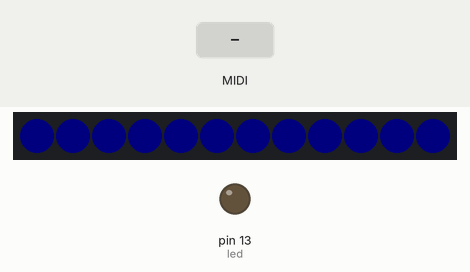
This sketch was run on a simulated Arduino Mega 2560, built with avr-gcc and run on an emulated ATmega2560. On the bench: 12 RGB LEDs in strip order, left to right, output pins drawn as LEDs (lit = HIGH). The test bench sets the inputs (shaded band). Dim RGB values are drawn brighter than linear; MIDI output is not drawn; random numbers use the default seed unless the sketch sets one.

Above: at 1.8 s.
3.9 s: MIDI note 36 received
At 4.8 s:
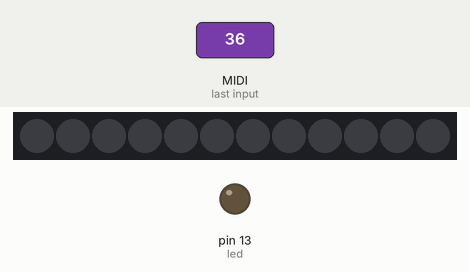
5.5 s: MIDI note 60 received
At 5.9 s:
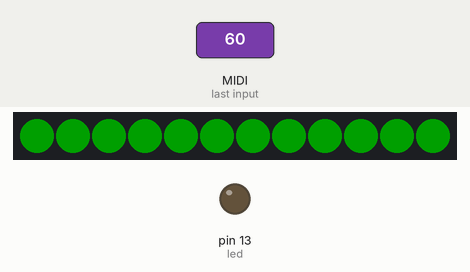
7.0 s: MIDI note 48 received
At 8.4 s:
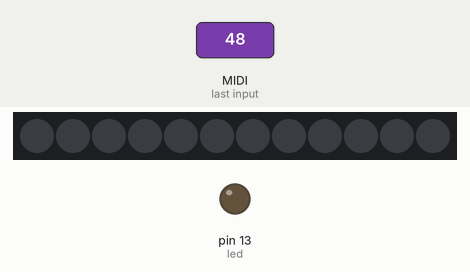
Timing chart, 0 to 10.0 s (numbered marks = the images above; inputs shaded):
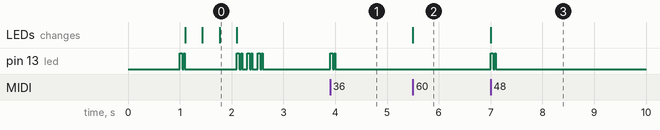

Measured:
- after the input at 3.9 s, pin 13 (led): alternates HIGH for 0.04 s and LOW for 0.03 s, 4 changes in all, then stays LOW, starting at once
- after the input at 5.5 s, the LEDs: change at once (image 2)
- after the input at 7.0 s, pin 13 (led): alternates HIGH for 0.04 s and LOW for 0.03 s, 4 changes in all, then stays LOW, starting at once; the LEDs: change at once (image 3)

The sketch:

MIDI_test_v1.ino
```cpp
//***************************************************************
// Basic setup for testing out receiving MIDI on a Teensy 3.2
//
// Wiring is like this:
//   https://i.imgur.com/d4QRXhe.jpg
//
// Marc Miller, June 2018
//***************************************************************

#include <MIDI.h> // Add Midi Library
MIDI_CREATE_DEFAULT_INSTANCE();

#include "FastLED.h"  // Add FastLED library
#define LED_TYPE WS2812B
#define COLOR_ORDER GRB  // GRB for Neopixel
#define DATA_PIN 11
#define NUM_LEDS 12
CRGB leds[NUM_LEDS];
#define BRIGHTNESS 32

int led = 13;  // pin for MCU's onboard LED

uint8_t count;
uint8_t hue;


//---------------------------------------------------------------
void blinkyblink() {
  digitalWrite(led, HIGH);  delay(50);
  digitalWrite(led, LOW);   delay(30);
  digitalWrite(led, HIGH);  delay(20);
  digitalWrite(led, LOW);
}


//---------------------------------------------------------------
void solidFill(uint16_t color) {
  if (color > 255) {
    fill_solid( leds, NUM_LEDS, CHSV(random8(),255,255) );  //pick random color
  } else {
    color = (uint8_t)color;  //convert 16bit to 8bit
    fill_solid( leds, NUM_LEDS, CHSV(color,255,255) );  //fill with sent hue
  }
  FastLED.show();
}

void spinColor(uint8_t color) {
  EVERY_N_MILLISECONDS(120) {
    fadeToBlackBy(leds, NUM_LEDS, 100);
    leds[count] = CHSV(color, random8(150,255), 255);
    FastLED.show();
    count++;
    if (count == NUM_LEDS) { count = 0; }
  }
}

void clearAll() {  // turn off all pixels
  FastLED.clear();
  FastLED.show();
  blinkyblink();
}


//---------------------------------------------------------------
void HandleNoteOn(byte channel, byte pitch, byte velocity){
  if (velocity > 0){
    // check for specific notes
    if(pitch <= 50) { clearAll(); }
    else if(pitch == 51) { solidFill(888); }
    else if(pitch == 52) { solidFill(888); }
    else if(pitch == 53) { solidFill(hue); }
    else if(pitch == 54) { spinColor(0); }
    else if(pitch == 55) { solidFill(hue); }
    else if(pitch == 56) { spinColor(96); }
    else if(pitch == 57) { solidFill(hue); }
    else if(pitch == 58) { spinColor(160); }
    else if(pitch == 59) { solidFill(0); }
    else if(pitch == 60) { solidFill(96); }
    else if(pitch == 61) { clearAll(); }
    else if(pitch == 62) { solidFill(160); }
    else if(pitch == 63) { solidFill(888); }
    else if(pitch == 64) { solidFill(888); }
    else if(pitch == 65) {
      //if (velocity > 128) {
      //  try something extra here based on velocity;
      //}
      solidFill(888);
    }
    else if(pitch >= 66) { clearAll(); }
  }
}


//---------------------------------------------------------------
void setup(){
  Serial1.begin(31250);  //using MIDI baud rate but could be something faster
  delay(1000);
  pinMode(led, OUTPUT);
  blinkyblink();  //check onboard LED

  FastLED.addLeds<LED_TYPE, DATA_PIN, COLOR_ORDER>(leds, NUM_LEDS).setCorrection(TypicalLEDStrip);
  FastLED.setBrightness(BRIGHTNESS);
  fill_solid(leds, NUM_LEDS, CRGB(32,0,0)); FastLED.show(); delay(333);
  fill_solid(leds, NUM_LEDS, CRGB(0,32,0)); FastLED.show(); delay(333);
  fill_solid(leds, NUM_LEDS, CRGB(0,0,32)); FastLED.show(); delay(333);
  FastLED.clear();
  FastLED.show();

  MIDI.begin(MIDI_CHANNEL_OMNI);
  MIDI.setHandleNoteOn(HandleNoteOn); // Initiates HandleNoteOn function

  blinkyblink(); delay(100); blinkyblink(); delay(100); blinkyblink();
  Serial.println("Setup done. \n");
}//end_setup


//---------------------------------------------------------------
void loop(){
  MIDI.read();  // Tells Arduino to start listening for midi info on the serial RX pin.

  EVERY_N_MILLISECONDS(30) {
    hue++;
  }

}//end_main_loop


//---------------------------------------------------------------
```
